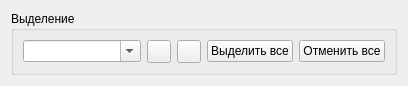
<?xml version="1.0" encoding="UTF-8"?>
<ui version="4.0">
 <class>SelectionManager</class>
 <widget class="QWidget" name="SelectionManager">
  <property name="geometry">
   <rect>
    <x>0</x>
    <y>0</y>
    <width>408</width>
    <height>83</height>
   </rect>
  </property>
  <property name="sizePolicy">
   <sizepolicy hsizetype="Minimum" vsizetype="Minimum">
    <horstretch>0</horstretch>
    <verstretch>0</verstretch>
   </sizepolicy>
  </property>
  <property name="windowTitle">
   <string>Form</string>
  </property>
  <layout class="QHBoxLayout" name="horizontalLayout">
   <item>
    <widget class="QGroupBox" name="groupBox">
     <property name="title">
      <string>Выделение</string>
     </property>
     <layout class="QVBoxLayout" name="verticalLayout">
      <item>
       <layout class="QHBoxLayout" name="horizontalLayout_3">
        <item>
         <widget class="QComboBox" name="comboBox_selection">
          <property name="sizePolicy">
           <sizepolicy hsizetype="MinimumExpanding" vsizetype="Fixed">
            <horstretch>0</horstretch>
            <verstretch>0</verstretch>
           </sizepolicy>
          </property>
          <property name="editable">
           <bool>true</bool>
          </property>
         </widget>
        </item>
        <item>
         <widget class="QToolButton" name="toolButton_saveSelection">
          <property name="toolTip">
           <string>Сохранить</string>
          </property>
          <property name="text">
           <string/>
          </property>
         </widget>
        </item>
        <item>
         <widget class="QToolButton" name="toolButton_loadSelection">
          <property name="toolTip">
           <string>Подгрузить</string>
          </property>
          <property name="text">
           <string/>
          </property>
         </widget>
        </item>
        <item>
         <widget class="QPushButton" name="pushButton_selectAll">
          <property name="text">
           <string>Выделить все</string>
          </property>
         </widget>
        </item>
        <item>
         <widget class="QPushButton" name="pushButton_deselectAll">
          <property name="text">
           <string>Отменить все</string>
          </property>
         </widget>
        </item>
       </layout>
      </item>
     </layout>
    </widget>
   </item>
  </layout>
 </widget>
 <resources/>
 <connections/>
</ui>
